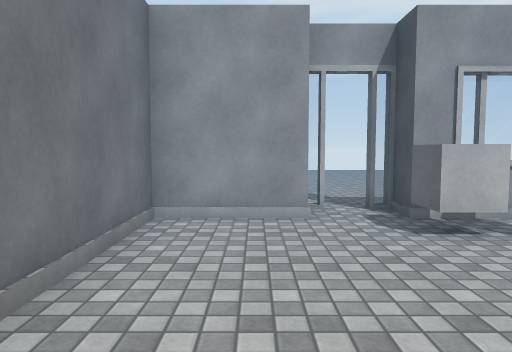
View 1 (above)

18 first-person views from a walk through a Unity game level. The camera is 1.3 m above the floor, tilts 4° down and sees 70° across. The floor is counted in squares, 1 m on a side. Each view is taken from the middle of a square. On the plan, view 1 faces up. The plan holds only what a view shows up to about 15 squares ahead; the rest is blank. The place goes on beyond the plan. The player is left out. Door leaves are left out, so doorways stand open. Surface patterns are stand-ins for the level's own textures.

View 2
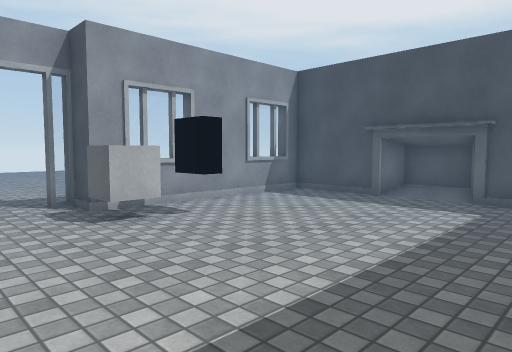

View 3
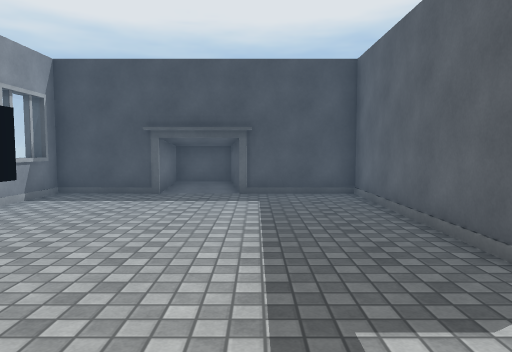

View 4
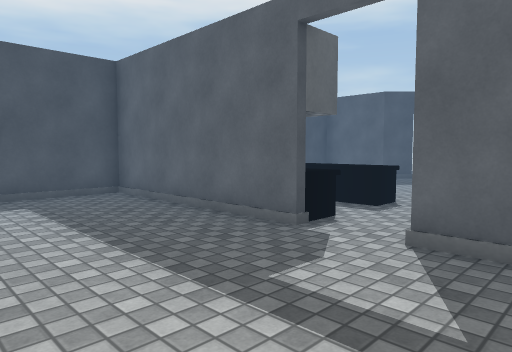

View 5
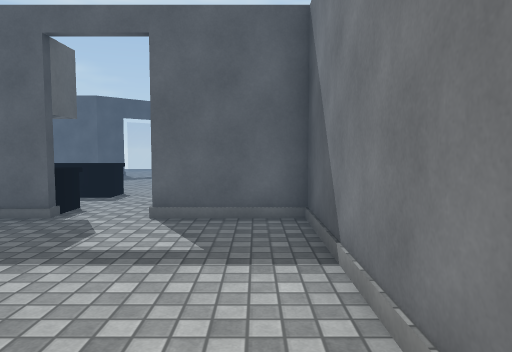

View 6
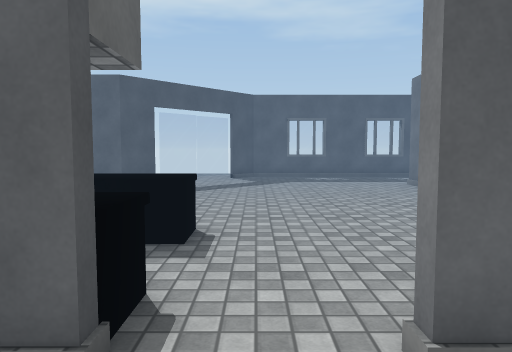

View 7
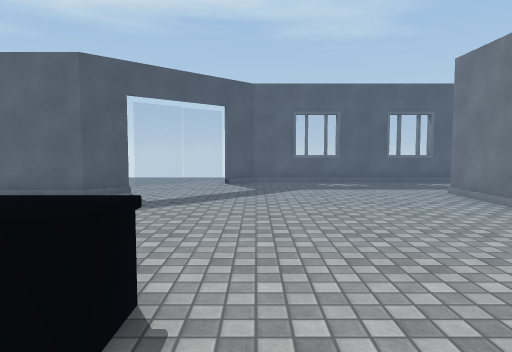

View 8
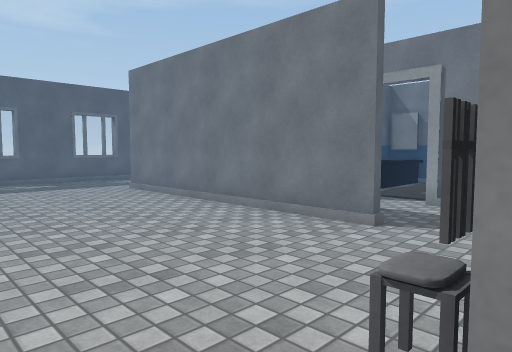

View 9
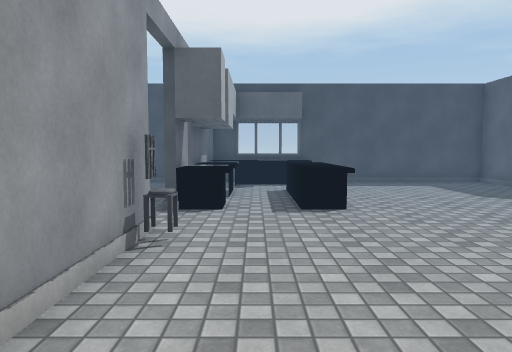

View 10
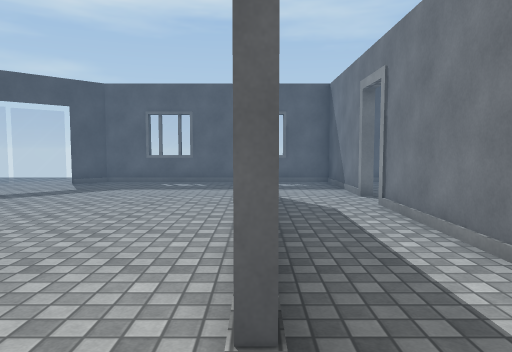

View 11
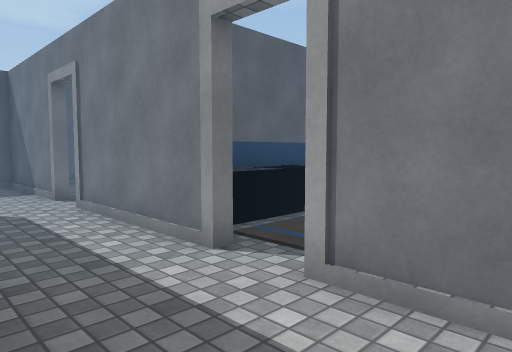

View 12
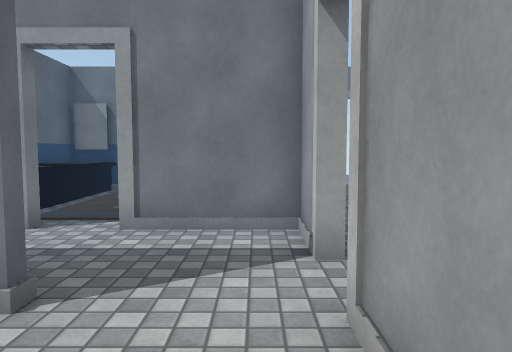

View 13
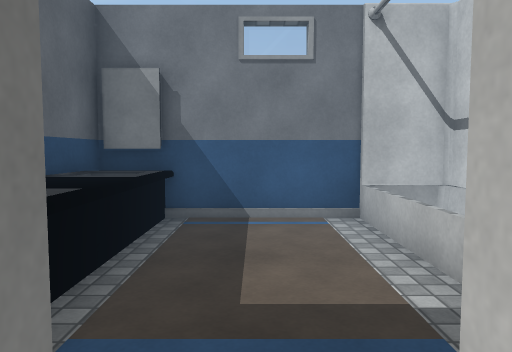

View 14
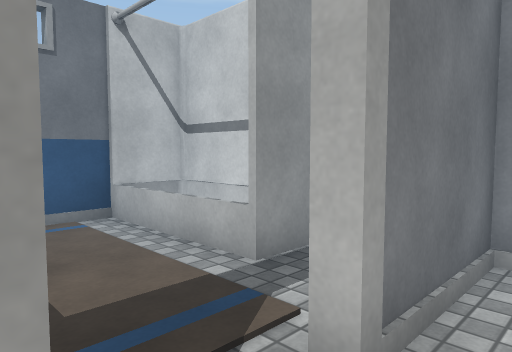

View 15
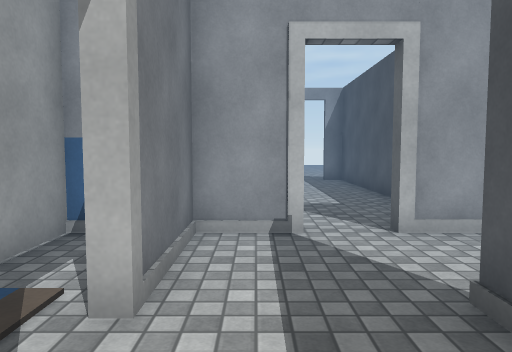

View 16
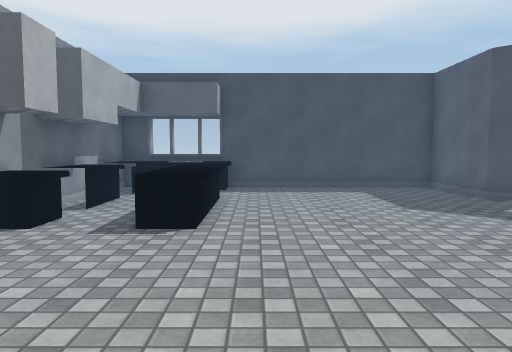

View 17
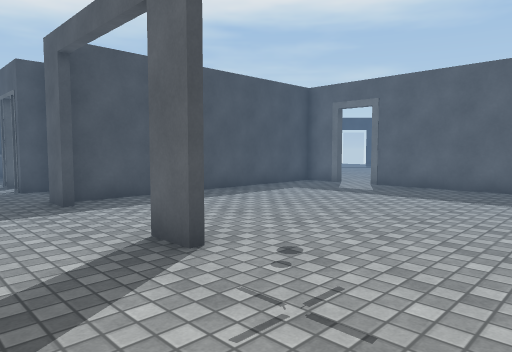

View 18
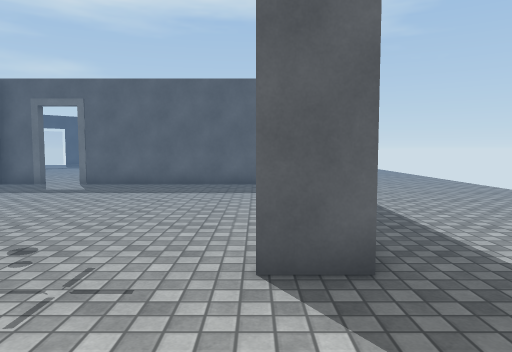

### Floor plan
Key: @ floor where view 1 was taken; # wall or solid block; . floor; D open door; = window, fence, low wall or low ledge; ^ raised ledge; C cube; B black block; O other object.
Columns run from 20 left of view 1 to 11 right of it. Each row starts with its distance up from view 1.
 12         .             ...
 11         .             ...
 10       ...........     ..
  9       ..................
  8      ..##....#....#..#.#
  7     ... ..........####.#==##==#
  6     ... ..........#....CB.....#
  5    .... ..........#....CBB....#
  4   ....  ..........#...........##
  3   ....  ..........#...........##
  2  .....  ..........#...........##
  1 .....   ..........#...........#
  0 .....   ..........#.@.........#
 -1 .....   ..........#...........#
 -2 ....   ########DD#####.########
 -3 ....   #   #.#......O..^^^^^^^#
 -4        #===#.#...............^#
 -5        #.....#.........^^^^^.^#
 -6        #.....D..#......^^^^^.^#
 -7        #.....#..#.............#
 -8        #^^^^^#..#.............#
 -9        #######..#.............#
-10              #..#.............#
-11              #..#.............#
-12              D..#.............#
-13              D..#..........####
-14              #..#.......DD##
-15             .#.........DDDD
-16             .#.........DDDD
-17              #.........DDDD.
-18            ####==##==###....

Positions as (right, up) in squares from view 1, and headings:
1: (0, 0), facing up
2: (0, -1), facing up-right
3: (-1, 1), facing right
4: (-1, 3), facing down-right
5: (-1, 5), facing down
6: (2, 0), facing down
7: (2, -3), facing down
8: (2, -2), facing down-left
9: (-5, -4), facing right
10: (-4, -3), facing down
11: (-4, -3), facing down-left
12: (-1, -3), facing left
13: (-6, -6), facing left
14: (-6, -7), facing up-left
15: (-6, -8), facing up
16: (-3, -7), facing right
17: (-12, 11), facing down-right
18: (-12, 12), facing down
